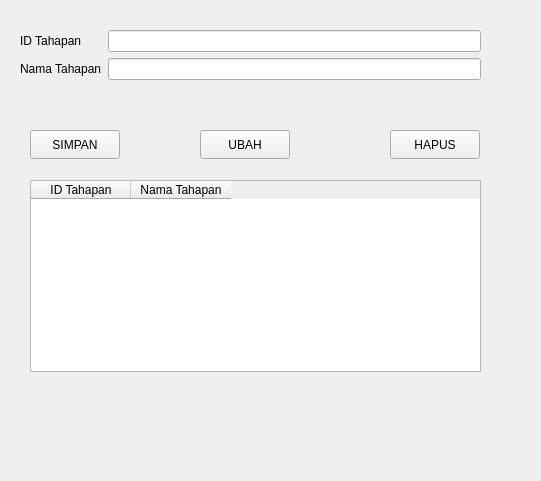
<?xml version="1.0" encoding="UTF-8"?>
<ui version="4.0">
 <class>Form</class>
 <widget class="QWidget" name="Form">
  <property name="geometry">
   <rect>
    <x>0</x>
    <y>0</y>
    <width>541</width>
    <height>481</height>
   </rect>
  </property>
  <property name="windowTitle">
   <string>Form</string>
  </property>
  <widget class="QWidget" name="formLayoutWidget">
   <property name="geometry">
    <rect>
     <x>20</x>
     <y>30</y>
     <width>461</width>
     <height>80</height>
    </rect>
   </property>
   <layout class="QFormLayout" name="formLayout">
    <item row="0" column="0">
     <widget class="QLabel" name="iDTahapanLabel">
      <property name="text">
       <string>ID Tahapan</string>
      </property>
     </widget>
    </item>
    <item row="0" column="1">
     <widget class="QLineEdit" name="editID"/>
    </item>
    <item row="1" column="0">
     <widget class="QLabel" name="namaTahapanLabel">
      <property name="text">
       <string>Nama Tahapan</string>
      </property>
     </widget>
    </item>
    <item row="1" column="1">
     <widget class="QLineEdit" name="editNama"/>
    </item>
   </layout>
  </widget>
  <widget class="QPushButton" name="btnSimpan">
   <property name="geometry">
    <rect>
     <x>30</x>
     <y>130</y>
     <width>90</width>
     <height>29</height>
    </rect>
   </property>
   <property name="text">
    <string>SIMPAN</string>
   </property>
  </widget>
  <widget class="QPushButton" name="btnUbah">
   <property name="geometry">
    <rect>
     <x>200</x>
     <y>130</y>
     <width>90</width>
     <height>29</height>
    </rect>
   </property>
   <property name="text">
    <string>UBAH</string>
   </property>
  </widget>
  <widget class="QPushButton" name="btnHapus">
   <property name="geometry">
    <rect>
     <x>390</x>
     <y>130</y>
     <width>90</width>
     <height>29</height>
    </rect>
   </property>
   <property name="text">
    <string>HAPUS</string>
   </property>
  </widget>
  <widget class="QTableWidget" name="tabelTahapan">
   <property name="geometry">
    <rect>
     <x>30</x>
     <y>180</y>
     <width>451</width>
     <height>192</height>
    </rect>
   </property>
   <column>
    <property name="text">
     <string>ID Tahapan</string>
    </property>
   </column>
   <column>
    <property name="text">
     <string>Nama Tahapan</string>
    </property>
   </column>
  </widget>
 </widget>
 <resources/>
 <connections/>
</ui>
